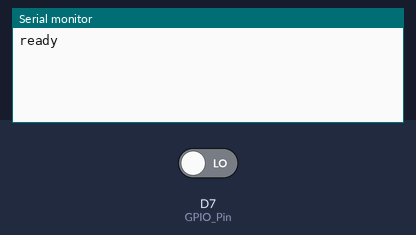
The sketch below on a simulated ESP8266 (NodeMCU). On the bench: the last lines printed to the serial monitor. The test bench sets the inputs (shaded band); at power-on: D7 (GPIO_Pin) LOW.

Above: at 1.2 s.
1.3 s: D7 (GPIO_Pin) driven HIGH
At 1.7 s:
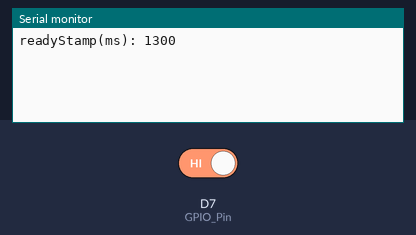
2.8 s: D7 (GPIO_Pin) driven LOW
At 4.0 s:
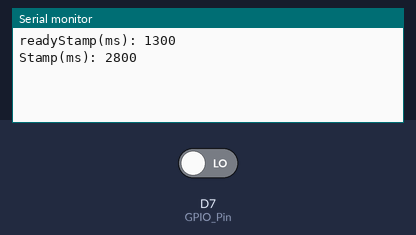

Measured:
- after the input at 1.3 s, the serial monitor: prints a new line at once (image 1)
- after the input at 2.8 s, the serial monitor: prints a new line at once (image 2)

The sketch:

test-nodeMCU-encoder.ino
```cpp
// Contoh Penggunaan INTERUPT pada NODE MCU
// untuk ENCODER MH-Sensor-Series
// Inspirasi dari url:
// https://www.electronicwings.com/nodemcu/nodemcu-gpio-interrupts-with-arduino-ide


uint8_t GPIO_Pin = D7;

void setup() {
 Serial.begin(115200);
 attachInterrupt(digitalPinToInterrupt(GPIO_Pin), IntCallback, CHANGE);
 Serial.print("ready");
}

void loop() {
}

void IntCallback(){
 Serial.print("Stamp(ms): ");
 Serial.println(millis());
}
```
